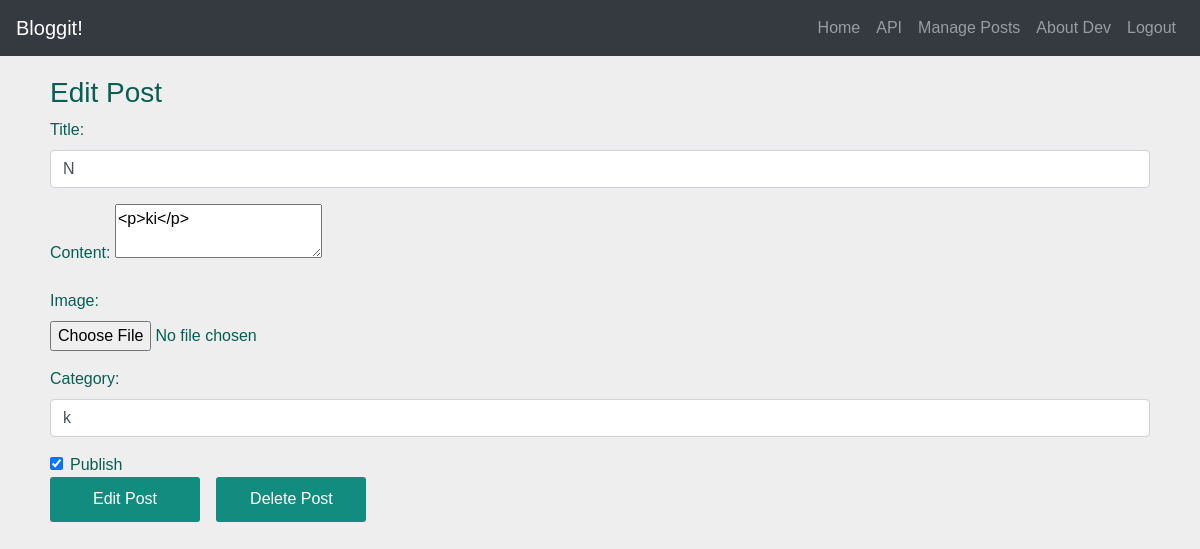
/dashboard/admin/edit/N365d9e3a1b (signed in), run on the app's committed database.
### api/models.py (models this page shows, shortened)
class Post(models.Model):
    custom_id = models.CharField(primary_key = True, max_length=100, unique=True, editable=False)
    creator = models.ForeignKey(User, on_delete = models.Case)
    title = models.CharField(max_length=1000)
    image = models.ImageField(upload_to = upload_image_path, blank = True, null = True)
    body = HTMLField(
    )
    time = models.CharField(default = datetime.now(), max_length = 120)
    publish = models.BooleanField(default=False)
    categories = models.CharField(default = "", max_length=100)
    views = models.PositiveIntegerField(default = 0)

### app/views.py (the view, shortened to what this page needs)
# urls.py: path("dashboard/admin/edit/<str:post_id>", PostEditView.as_view(), name = "edit-page"),
class PostEditView(View):
    def get(self, request, post_id, **kwargs):
        post_ = get_object_or_404(Post, custom_id = post_id, creator = request.user)
        context = {
            "post": post_
        }
        return render(request, "edit-post.html", context)

### templates/edit-post.html (shortened to what this page needs)
{% load static %}
<!DOCTYPE html>
<html lang="en">
<head>
    <link rel="stylesheet" href="https://stackpath.bootstrapcdn.com/bootstrap/4.5.2/css/bootstrap.min.css">
    <link rel="stylesheet" href="{% static 'CSS/admin.css' %}">
</head>
<body>
    {% include 'extensions/nav.html' %}
    <section class="container">
        <section id="create-post" class="form-section active">
            <h3>Edit Post</h3>
            <form enctype="multipart/form-data" method="post">
                <section class="form-group">
                    <label for="title">Title:</label>
                    <input type="text" class="form-control" id="title" name="title" required value = "{{ post.title }}">
                </section>
                <section class="form-group">
                    <label for="content">Content:</label>
                    <textarea id="content" name="content">{{ post.body | safe }}</textarea>
                </section>
                <section class="form-group">
                    <label for="image">Image:</label>
                    <input type="file" class="form-control-file" id="image" name="image" accept=".png, .jpg, .jpeg" >
                </section>
                <section class="form-group">
                    <label for="category">Category:</label>
                    <input type="text" class="form-control" id="category" name="category" required value = "{{ post.categories }}">
                </section>
                <section class="form-check">
                    <input type="checkbox" class="form-check-input" id="publish" name="publish" {% if post.publish == True %} checked {% endif %}>
                    <label class="form-check-label" for="publish">Publish</label>
                </section>
                <section id="btns">
                    <button type="submit" class="btn btn-primary" name="submitpost" id="make-post">Edit Post</button>
                    <button type="submit" class="btn btn-primary" name="deletepost" id="delete-post">Delete Post</button>
                </section>
            </form>
        </section>
    </section>
    <link href="https://cdn.jsdelivr.net/npm/summernote@0.8.18/dist/summernote-lite.min.css" rel="stylesheet">
</body>
</html>

### static/CSS/admin.css (style rules this page uses)
body { background-color: #eee; color: #fff; font-family: 'Lucida Sans', 'Lucida Sans Regular', 'Lucida Grande', 'Lucida Sans Unicode', Geneva, Verdana, sans-serif; margin: 0; color: #075e54; }
.container { margin: 0 auto; padding: 20px; }
.form-section { display: none; }
.form-section.active { display: block; }
#btns button, .btn.btn-primary, .set-btn { background-color: #128c7e; border-radius: 3px ; border: none; width: 150px; margin-right: 12px; color: #fff; height: 45px; margin-bottom: 40px; }
.btn.btn-primary { width: 200px; }

### data on the page
Post: title "N", content "<p>ki</p>", category "k", publish "☑"
